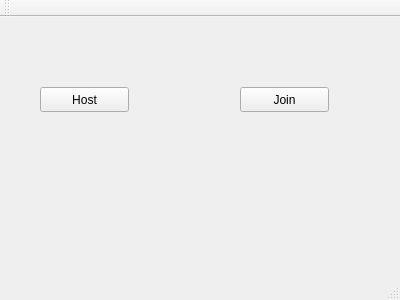
<?xml version="1.0" encoding="UTF-8"?>
<ui version="4.0">
 <class>MainWindow</class>
 <widget class="QMainWindow" name="MainWindow">
  <property name="geometry">
   <rect>
    <x>0</x>
    <y>0</y>
    <width>400</width>
    <height>300</height>
   </rect>
  </property>
  <property name="windowTitle">
   <string>MainWindow</string>
  </property>
  <widget class="QWidget" name="centralWidget">
   <widget class="QPushButton" name="host_button">
    <property name="geometry">
     <rect>
      <x>40</x>
      <y>70</y>
      <width>89</width>
      <height>25</height>
     </rect>
    </property>
    <property name="text">
     <string>Host</string>
    </property>
   </widget>
   <widget class="QPushButton" name="join_button">
    <property name="geometry">
     <rect>
      <x>240</x>
      <y>70</y>
      <width>89</width>
      <height>25</height>
     </rect>
    </property>
    <property name="text">
     <string>Join</string>
    </property>
   </widget>
  </widget>
  <widget class="QMenuBar" name="menuBar">
   <property name="geometry">
    <rect>
     <x>0</x>
     <y>0</y>
     <width>400</width>
     <height>22</height>
    </rect>
   </property>
  </widget>
  <widget class="QToolBar" name="mainToolBar">
   <attribute name="toolBarArea">
    <enum>TopToolBarArea</enum>
   </attribute>
   <attribute name="toolBarBreak">
    <bool>false</bool>
   </attribute>
  </widget>
  <widget class="QStatusBar" name="statusBar"/>
 </widget>
 <layoutdefault spacing="6" margin="11"/>
 <resources/>
 <connections/>
</ui>
